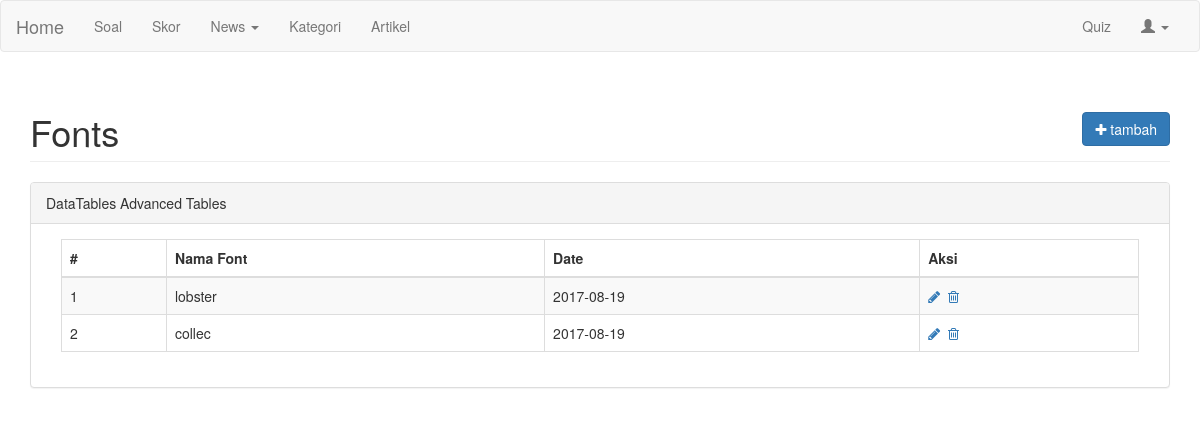
/index.php/font, run on the app's committed database.
### tables this page shows
CREATE TABLE `fonts` (
  `id` int(11) NOT NULL,
  `nama_font` varchar(255) NOT NULL,
  `slug` varchar(255) NOT NULL,
  `file` varchar(255) NOT NULL,
  `date` date NOT NULL
);

### application/controllers/font.php (called while the page is built, shortened)
<?php
class Font extends CI_controller
{
	function __construct(){
		$this->load->model(array('M_font', 'app_model'));
        $this->load->library(array('session', 'form_validation', 'upload', 'user_agent', 'email'));
        $this->load->helper(array('url', 'form', 'text', 'html', 'security', 'file', 'directory', 'number', 'date', 'download'));
	}
	function index(){
		$this->go($param1 = '', $param2 = '', $param3 = '');
	}
	function go($param1 = '', $param2 = '', $param3 = '')
    {
		$data_page['data_font'] = $this->M_font->getFont();
		$data_page['page_name']  = 'customer';
        $data_page['page_title'] = 'manage font';
        $this->load->view('fonts', $data_page);
    }
}

### index.php (called while the page is built, shortened)
<?php
require_once BASEPATH.'core/CodeIgniter.php';

### application/models/M_font.php (called while the page is built, shortened)
<?php
class M_font extends CI_Model {
	var $table = 'fonts';
    function getFont() {
    	$getb = $this->db->get($this->table);
    	return $getb;
    }
}

### application/views/fonts.php (the view, shortened to what this page needs)
<!DOCTYPE html>
<html lang="en">
<head>
    <link href="<?php echo base_url();?>assets/bootstrap/css/bootstrap.css" rel="stylesheet">
    <link rel="stylesheet" type="text/css" href="<?php echo base_url();?>assets/css/toastr.css">
    <link href="<?php echo base_url();?>assets/css/dataTables.bootstrap.css" rel="stylesheet">
    <link rel="stylesheet" type="text/css" href="<?php echo base_url();?>assets/font-awesome/css/font-awesome.css">
</head>
<body>
<div class="container">
    <div id="wrapper">
        <div id="page-wrapper">
            <div class="row">
                <div class="col-lg-12">
                    <h1 class="page-header">Fonts
                        <div class="pull-right">
                            <a href="#" onclick="showAjaxModal('<?php echo base_url();?>modal/popup/modal_font_add/');" class="btn btn-primary pull-right"><i class="fa fa-plus"></i> tambah</a>
                        </div>
                    </h1>
                </div>
            </div>
            <div class="row">
                <div class="col-lg-12">
                    <div class="panel panel-default">
                        <div class="panel-heading">
                            DataTables Advanced Tables
                        </div>
                        <div class="panel-body">
                            <div class="table-responsive col-lg-12">
                                <table class="table table-striped table-bordered table-hover" id="dataTables-example">
                                    <thead>
                                        <tr>
                                            <th>#</th>
                                            <th>Nama Font</th>
                                            <th>Date</th>
                                            <th>Aksi</th>
                                        </tr>
                                    </thead>
                                    <tbody>
                                    	<?php
											$no=1;
											foreach($data_font->result() as $row){
										?>
	                                        <tr class="">
	                                            <td><?php echo $no++;?></td>
	                                            <td><?php echo $row->nama_font;?></td>
	                                            <td class="center"><?php echo $row->date;?></td>
                                                <td>
                                                    <a href="#" onclick="showAjaxModal('<?php echo base_url();?>modal/popup/modal_font_edit/<?php echo $row->id;?>');" class="icon huge" title="edit"><i class="fa fa-pencil"></i></a>&nbsp;
                                                    <a href="#" onclick="confirm_modal('<?php echo base_url();?>font/go/delete/<?php echo $row->id;?>');" class="icon huge" data-toggle="modal" title="remove"><i class="fa fa-trash-o"></i></a>&nbsp;
                                                </td>
	                                        </tr>
	                                        <?php } ?>
                                    </tbody>
                                </table>
                            </div>
                        </div>
                    </div>
                </div>
            </div>
        </div>
    </div>
</div>
</body>
</html>

### data on the page
fonts: nama_font "lobster", date "2017-08-19"
fonts: nama_font "collec", date "2017-08-19"
